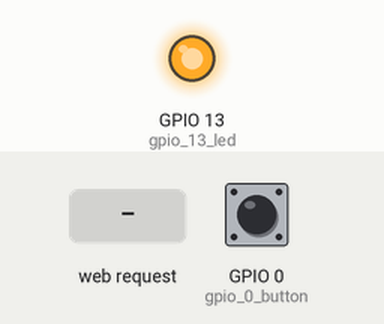
The sketch below on a simulated ESP8266 (NodeMCU). Parts: output pins drawn as LEDs (lit = HIGH). The test bench sets the inputs (shaded band); at power-on: GPIO 0 (gpio_0_button) HIGH. WiFi joins after 1.5 s; servers stay silent unless stated; pins used as bus, display or sensor lines are not drawn.

Above: at 9.4 s.
9.5 s: GPIO 0 (gpio_0_button) pulled LOW for 0.15 s
At 10.6 s:
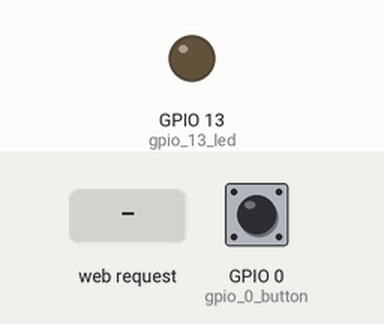
11.2 s: HTTP request GET /off received
At 11.7 s:
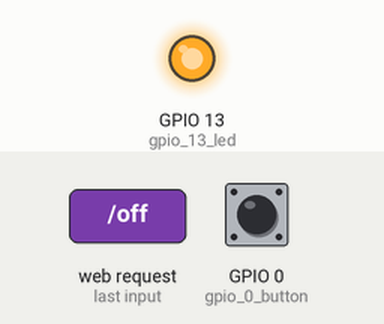
12.7 s: GPIO 0 (gpio_0_button) pulled LOW for 1 s
At 13.2 s:
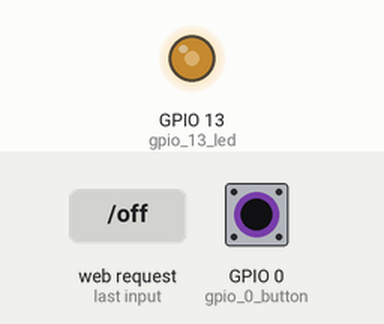
15.2 s: GPIO 0 (gpio_0_button) pulled LOW for 3.2 s
At 18.7 s:
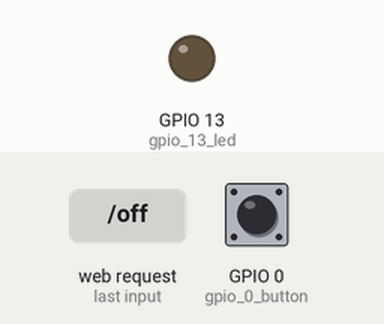
19.9 s: HTTP request GET /json/off received
At 20.7 s:
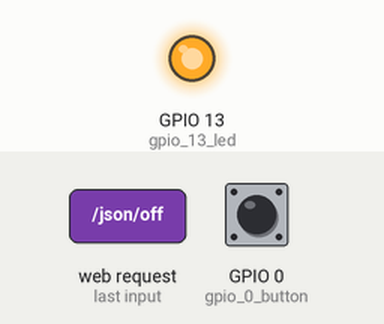
Timing chart, 0 to 22.4 s (numbered marks = the images above; inputs shaded):
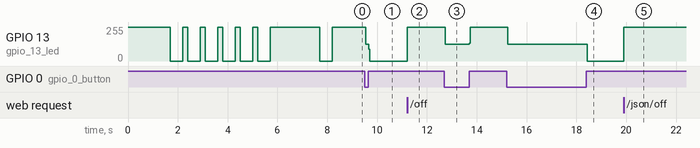

The sketch:

sonoff-custom-firmware.ino
```cpp
#include <ESP8266WiFi.h>          //https://github.com/esp8266/Arduino
#include <WiFiManager.h>         //https://github.com/tzapu/WiFiManager
#include <DNSServer.h>
#include <ESP8266WebServer.h>

String web_on_html    = "<h1>SONOFF switch is ON</h1><p><a href=\"on\"><button>ON</button></a>&nbsp;<a href=\"off\"><button>OFF</button></a>&nbsp;<a href=\"reset\"><button>RESET</button></a></p>";
String web_off_html   = "<h1>SONOFF switch is OFF</h1><p><a href=\"on\"><button>ON</button></a>&nbsp;<a href=\"off\"><button>OFF</button></a>&nbsp;<a href=\"reset\"><button>RESET</button></a></p>";
String web_reset_html = "<h1>SONOFF Network resetting...</h1>";
String web_on_json    = "{\"device\":\"" + String(ESP.getChipId()) + "\",\"status\":\"on\"}";
String web_off_json   = "{\"device\":\"" + String(ESP.getChipId()) + "\",\"status\":\"off\"}";

int DEFAULT_RELAYSTATUS = LOW;
int gpio_13_led         = 13;
int gpio_12_relay       = 12;
int gpio_0_button       = 0;
int startPressed        = 0;
int timeHold            = 0;

ESP8266WebServer server(80);
WiFiManager wifiManager;

void setup() {

  String device_name = "Sonoff-" + String(ESP.getChipId());

  //  Init Sonoff pins
  pinMode(gpio_13_led, OUTPUT);                       // led pin
  pinMode(gpio_12_relay, OUTPUT);                     // relay pin
  pinMode(gpio_0_button, INPUT);                      // sonoff main button input (reset network settings)
  digitalWrite(gpio_13_led, HIGH);                    // set led pin high but led off
  digitalWrite(gpio_12_relay, DEFAULT_RELAYSTATUS);   // set relay ON / OFF according to DEFAULT_RELAYSTATUS

  WiFi.hostname(device_name);
  wifiManager.setConfigPortalTimeout(180);
  if(!wifiManager.autoConnect(device_name.c_str())) {
    delay(3000);
    ESP.reset();
  }

  //if you get here you have connected to the WiFi - blink led to show its connected
  for (int i = 0; i <= 6; i++) {
    digitalWrite(gpio_13_led, HIGH);
    if(i<6) delay(200); else delay(2000);
    digitalWrite(gpio_13_led, LOW);
    delay(500);
  }

  digitalWrite(gpio_13_led, LOW);

  server.on("/", [](){
    if(digitalRead(gpio_12_relay)==HIGH) {
      server.send(200, "text/html", web_on_html);
    } else {
      server.send(200, "text/html", web_off_html);
    }
  });

  server.on("/on", [](){
    server.send(200, "text/html", web_on_html);
    digitalWrite(gpio_12_relay, HIGH);
  });

  server.on("/off", [](){
    server.send(200, "text/html", web_off_html);
    digitalWrite(gpio_12_relay, LOW);
  });

  server.on("/json", [](){
    if(digitalRead(gpio_12_relay)==HIGH) {
      server.send(200, "application/json", web_on_json);
    } else {
      server.send(200, "application/json", web_off_json);
    }
  });

  server.on("/json/on", [](){
    server.send(200, "application/json", web_on_json);
    digitalWrite(gpio_12_relay, HIGH);
  });

  server.on("/json/off", [](){
    server.send(200, "application/json", web_off_json);
    digitalWrite(gpio_12_relay, LOW);
  });


  server.on("/reset", [](){
    server.send(200, "text/html", web_reset_html);
    wifiManager.resetSettings();
    delay(4000);
    ESP.reset();
  });

  server.begin();
}

void loop() {
  server.handleClient();

  // check when sonoff button is pressed to handle relay
  if(digitalRead(gpio_0_button)==LOW) {
      if(startPressed==0) startPressed = millis();
      timeHold = millis() - startPressed;

      if(digitalRead(gpio_12_relay)==HIGH) {
        digitalWrite(gpio_12_relay, LOW);
      } else {
        digitalWrite(gpio_12_relay, HIGH);
      }

      // if button is pressed more than 5 seconds, reset network
      if (timeHold >= 5000) {
        digitalWrite(gpio_13_led, LOW);

        // just to blink
        delay(100); digitalWrite(gpio_13_led, HIGH); delay(100); digitalWrite(gpio_13_led, LOW); delay(100); digitalWrite(gpio_13_led, HIGH); delay(100); digitalWrite(gpio_13_led, LOW);
        delay(100); digitalWrite(gpio_13_led, HIGH); delay(100); digitalWrite(gpio_13_led, LOW); delay(100); digitalWrite(gpio_13_led, HIGH); delay(100); digitalWrite(gpio_13_led, LOW);
        digitalWrite(gpio_13_led, HIGH);

        delay(3000);
        wifiManager.resetSettings();
        delay(3000);
        ESP.reset();
      }
  } else {
    startPressed  = 0;
    timeHold      = 0;
  }

  // control led
  if(digitalRead(gpio_12_relay)==HIGH) {
    digitalWrite(gpio_13_led, LOW);
  } else {
    digitalWrite(gpio_13_led, HIGH);
  }


}
```

Measured:
- after the input at 9.5 s, GPIO 13 (gpio_13_led): 255/255 → 126/255 at once, → 0/255 0.12 s later
- after the input at 11.2 s, GPIO 13 (gpio_13_led): 0/255 → 255/255 at once
- after the input at 12.7 s, GPIO 13 (gpio_13_led): 255/255 → 126/255 at once, → 255/255 0.96 s later
- after the input at 15.2 s, GPIO 13 (gpio_13_led): 255/255 → 126/255 at once, → 0/255 3.2 s later
- after the input at 19.9 s, GPIO 13 (gpio_13_led): 0/255 → 255/255 at once
